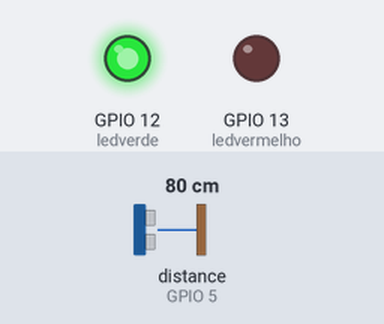
This sketch was run on a simulated ESP8266 (NodeMCU). Parts: output pins drawn as LEDs (lit = HIGH). The test bench sets the inputs (shaded band); at power-on: distance to the obstacle (sensor on GPIO 5) 80 cm. The echo pulse lasts 58.3 µs per cm; WiFi joins after 1.5 s; servers stay silent unless stated; uploads are accepted with an empty reply; what the sketch prints to the serial monitor is not drawn.

Above: at 3.4 s.
3.5 s: distance to the obstacle (sensor on GPIO 5) set to 2 cm
At 6.4 s:
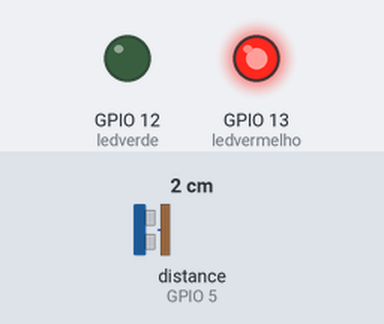
6.7 s: distance to the obstacle (sensor on GPIO 5) set to 18 cm
At 9.6 s:
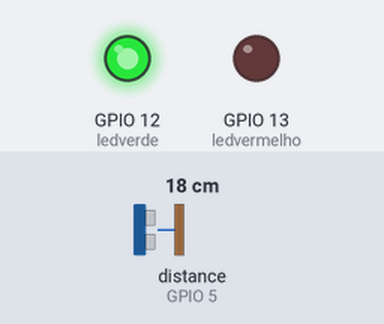
10.0 s: distance to the obstacle (sensor on GPIO 5) set to 4 cm
At 12.7 s:
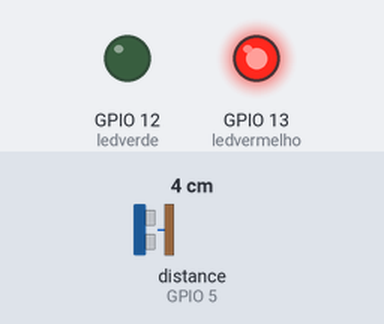
Timing chart, 0 to 14.2 s (numbered marks = the images above; inputs shaded):
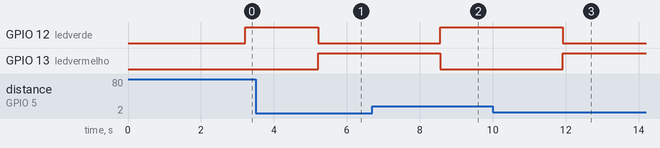

Measured:
- after the input at 3.5 s, GPIO 12 (ledverde): HIGH → LOW after 1.7 s; GPIO 13 (ledvermelho): LOW → HIGH after 1.7 s
- after the input at 6.7 s, GPIO 12 (ledverde): LOW → HIGH after 1.9 s; GPIO 13 (ledvermelho): HIGH → LOW after 1.9 s
- after the input at 10.0 s, GPIO 12 (ledverde): HIGH → LOW after 1.9 s; GPIO 13 (ledvermelho): LOW → HIGH after 1.9 s

The sketch:

03.ino
```cpp
#include <ESP8266WiFi.h>
#include <ESP8266HTTPClient.h>
#include <WiFiClient.h>
//#include "DHT.h"
#include <Ultrasonic.h>

const char* ssid = "FIBRA-A066";
const char* password = "0Z48058288";

const char* serverName = "http://192.168.25.9:3333/sensores";

unsigned long lastTime = 0;

unsigned long timerDelay = 5000;

#define pino_trigger 4
#define pino_echo 5

int ledverde = 12;
int ledvermelho = 13;

Ultrasonic ultrasonic(pino_trigger, pino_echo);

void setup() {
  Serial.begin(115200);

  WiFi.begin(ssid, password);
  Serial.println("Conectando");
  while(WiFi.status() != WL_CONNECTED) {
    delay(500);
    Serial.print(".");
  }
  Serial.println("");
  Serial.print("Arduino conectado no IP: ");
  Serial.println(WiFi.localIP());

  Serial.println("O Arduino está se conectando com a API FARM UFPR 4.0 aguarde...");

  Serial.begin(9600);
  Serial.println("Sensor HC-SR04 \n\n");
  pinMode (ledverde,OUTPUT);       //definindo os pinos dos LEDs como saída
  pinMode (ledvermelho ,OUTPUT);
  delay(700);
}

void loop() {

    float cmMsec;
    long microsec = ultrasonic.timing();

    cmMsec = ultrasonic.convert(microsec, Ultrasonic::CM);

    Serial.print("Distancia em cm: ");
    Serial.print(cmMsec);
    delay(1000);

     if (cmMsec >=15) {
    digitalWrite(ledverde,HIGH);  //liga o LED verde
  }
   // se a distancia for 10 cm e 20 cm
  if(cmMsec <= 16){
    digitalWrite(ledvermelho,HIGH);//liga LED amarelo
  }

  if(cmMsec <=15){
    digitalWrite(ledverde, LOW);
  }

  if(cmMsec >= 16){
    digitalWrite(ledvermelho, LOW);
  }


 char buffer[1024];
 sprintf(buffer, "{\"user_id\":\"5fac2ad55a219835349cc97a\",\"ipArduino\":\"111.222.33.44\", \"tipoMedida1\":\"Distância\",\"unidadeMedida1\":\"Cm\", \"modeloSensor\":\"HC-SR04\",\"valor1\": %f}", cmMsec );

  if ((millis() - lastTime) > timerDelay) {
    //Check WiFi connection status
    if(WiFi.status()== WL_CONNECTED){
      HTTPClient http;

      http.begin(serverName);

      http.addHeader("Content-Type", "application/json");

      int httpResponseCode = http.POST(buffer);
      Serial.println(httpResponseCode);

     Serial.print("Resposta da requisição HTTP: ");

       if(httpResponseCode == 200){

        Serial.println("API FARM UFPR 4.0 conectada...");
        Serial.println("Dados gravados com sucesso");
        Serial.println("------------------------------------------------------------------------------------");
        }

        else{
          Serial.println("API não conectada");
          Serial.println("Contate o administrador");
          Serial.println("------------------------------------------------------------------------------------");
        }

      http.end();
    }
    else {
      Serial.println("WiFi Desconectado");
    }
    lastTime = millis();
  }

}
```
